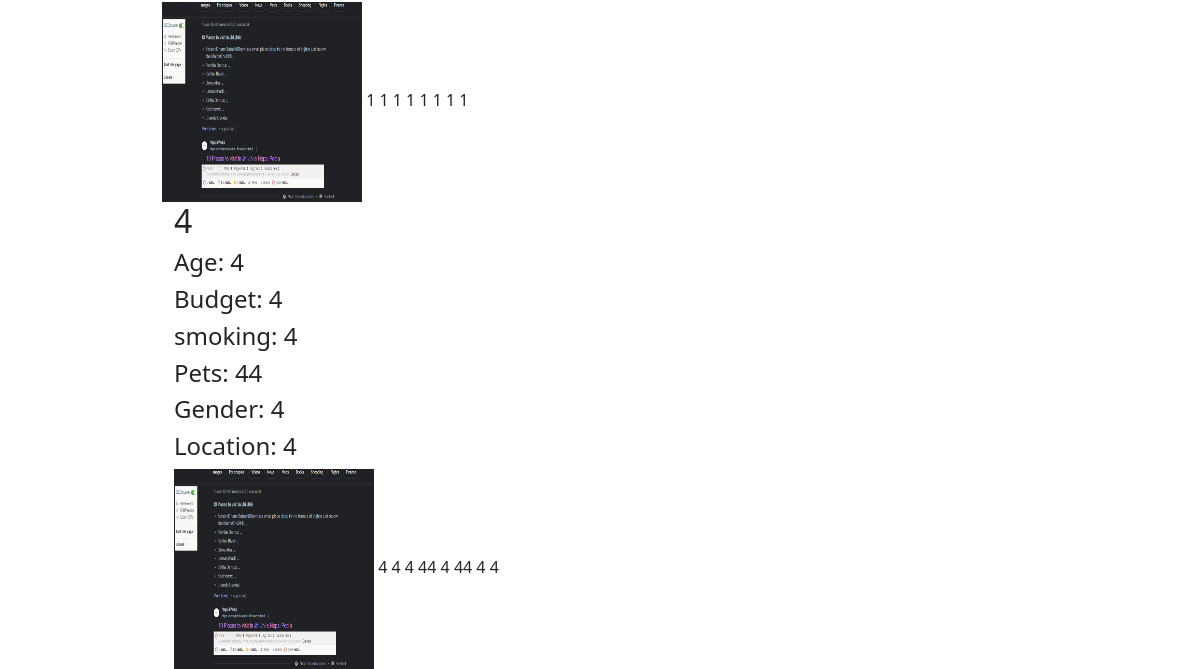
The page /user_detail/ (lower part) on the database as committed earlier.
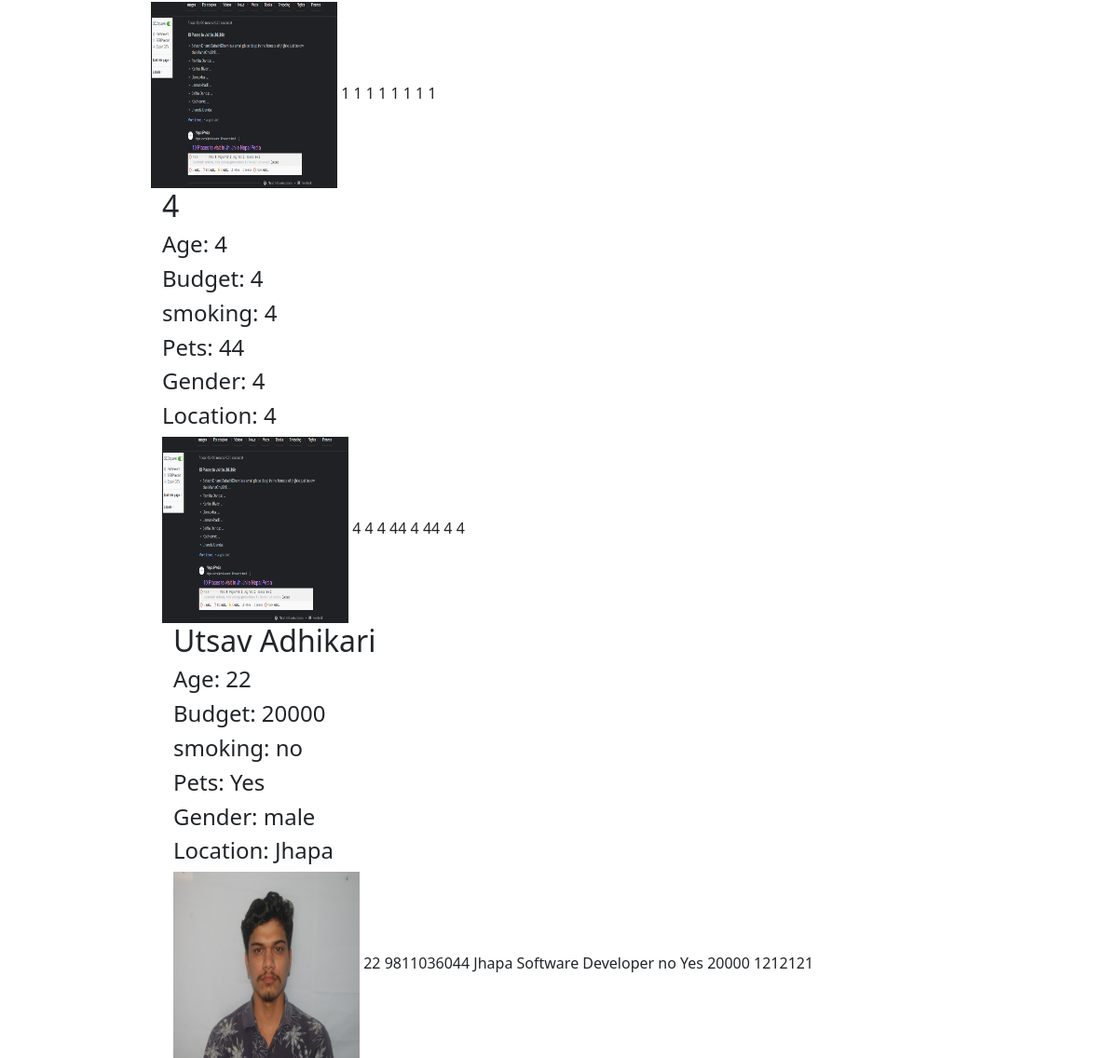
The same page on the database as committed later.
### mysite/models.py (models this page shows)
class Profile (models.Model):
    image = models.ImageField(default='default_image.jpg',upload_to="image")
    full_name = models.CharField("full_name", max_length=30)
    gender = models.CharField("gender",max_length=50)
    age = models.IntegerField("age")
    phone = models.IntegerField("phone")
    currentL = models.CharField("clocation",max_length=50)
    occupation = models.CharField("occupation", max_length=50)
    smoking = models.CharField("smoking",max_length=50)
    pets = models.CharField("pets", max_length=50)
    budget= models.IntegerField("budget")
    social = models.CharField("social",max_length=50)
    description =models.CharField("description",default='',max_length=70)

### mysite/views.py (the view)
# urls.py: path('user_detail/', views.user_detail, name="user_detail"),
def user_detail(request):
    objs = Profile.objects.all()
    return render(request, 'main/user_detail.html',{"objs":objs})

### templates/main/user_detail.html
{% include '../base/base.html' %}
{%load static%}
{%block content%}
 {%for obj in objs%}
<div class="container">
            <div class="box">
                <div class="heading">
                    <h2>{{obj.full_name}}</h2>
                    <h4>Age: {{obj.age}}</h4>
                    <h4>Budget: {{obj.budget}}</h4>
                    <h4>smoking: {{obj.smoking}}</h4>
                    <h4>Pets: {{obj.pets}}</h4>
                     <h4>Gender: {{obj.gender}}</h4>
                     <h4>Location: {{obj.currentL}}</h4>
                </div>
            <img src="{{obj.image.url}}" alt="" height="200" width="200">
                <span class="more-details">
                    {{obj.age}}
                    {{obj.phone}}
                    {{obj.currentL}}
                    {{obj.occupation}}
                    {{obj.smoking}}
                    {{obj.pets}}
                    {{obj.budget}}
                    {{obj.social}}
                </span>
 {%endfor%}
{%endblock%}

Rows that differ between the two databases and show on the page:
added Profile: full_name "Utsav Adhikari", age "22", budget "20000", smoking "no", pets "Yes", gender "male", currentL "Jhapa", image (picture), phone "9811036044", occupation "Software Developer", social "1212121"
